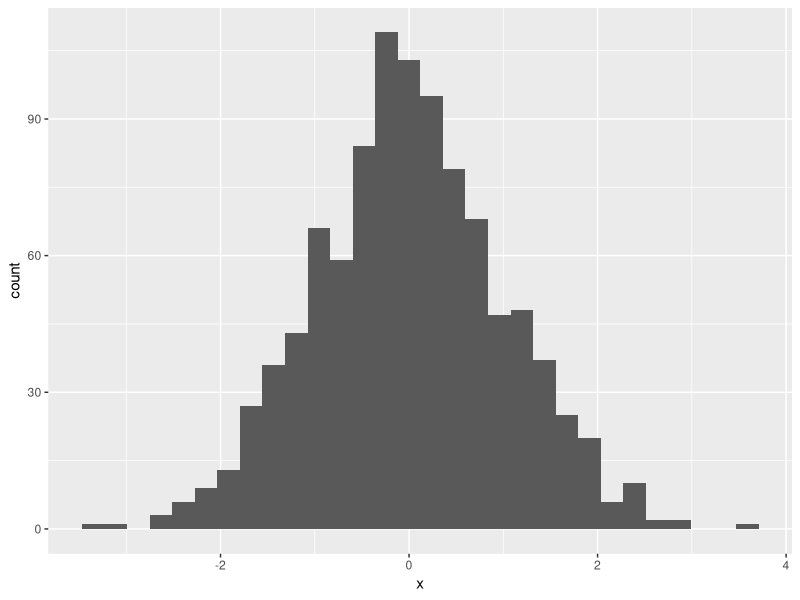
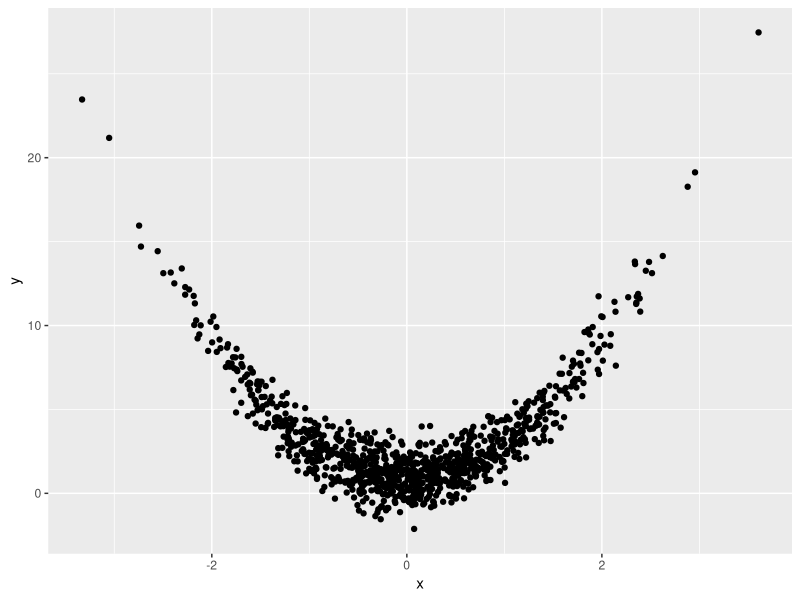
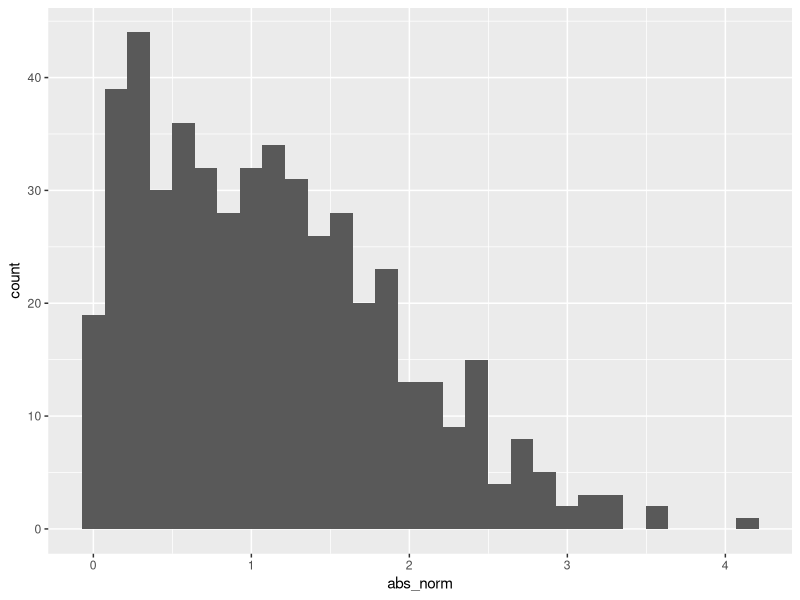

Write R code to recreate these figures, in order.
## ---- chunk 1
library(tidyverse)
## ---- chunk 2
samp = rnorm(100)
length(samp)
## ---- chunk 3
plot_df = 
  tibble(
    x = rnorm(n = 1000),
    y = 1 +2 * x^2 + rnorm(n = 1000)
  )

ggplot(plot_df, aes(x = x)) + geom_histogram()

ggplot(plot_df, aes( x = x, y = y)) + geom_point()
## ---- chunk 4
la_df = 
  tibble(
    norm = rnorm(n = 500, mean = 1),
    logical = norm>0,
    abs_norm = abs(norm),
    round(median(norm),2)
)

ggplot(la_df, aes(x = abs_norm)) + geom_histogram()
## ---- chunk 5

